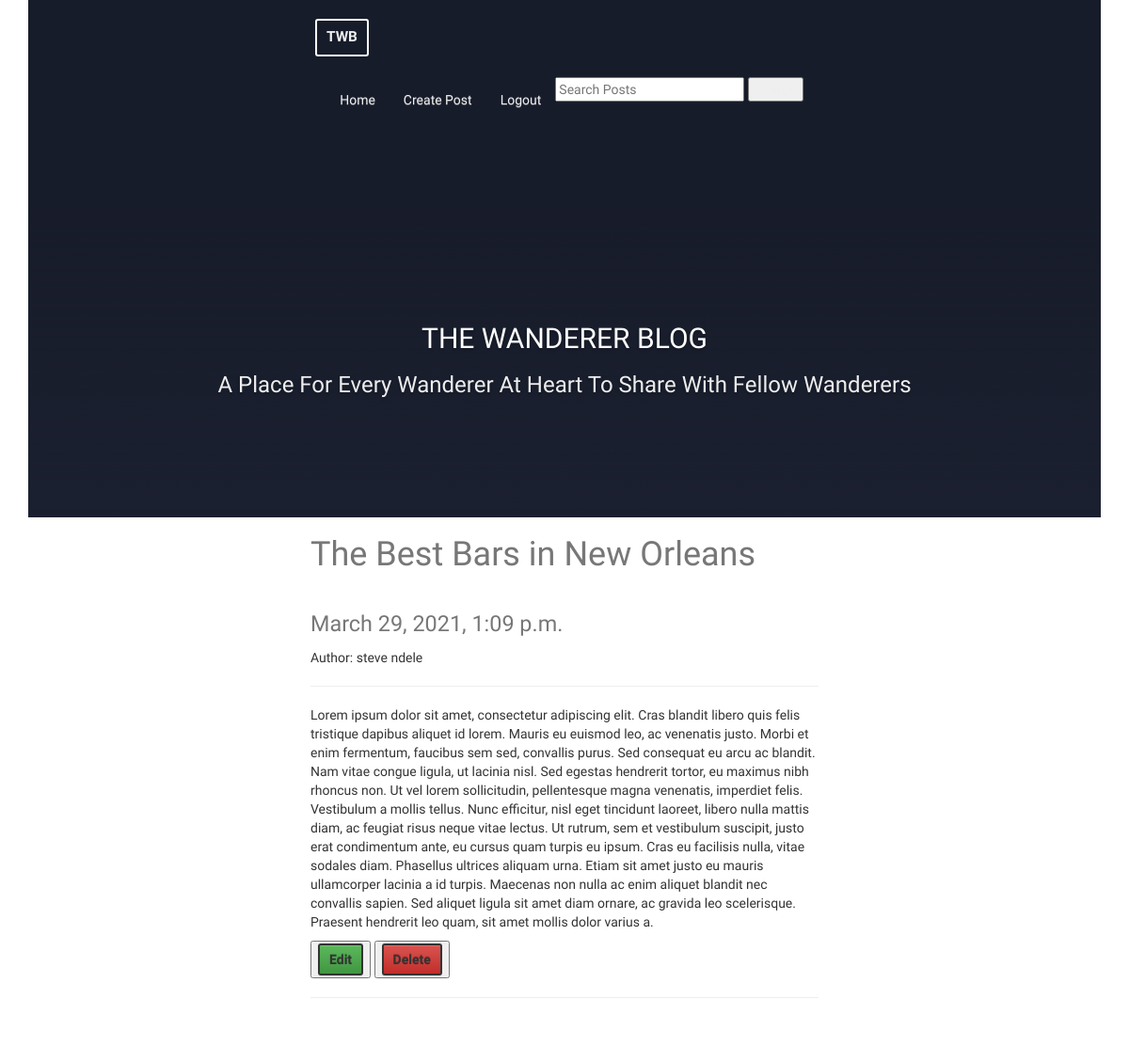
Page /quote-1-14/ (signed in) on the committed database.
### posts/models.py (models this page shows, shortened)
class Post(models.Model):
    user = models.ForeignKey(settings.AUTH_USER_MODEL, default=1, on_delete=models.CASCADE)
    title = models.CharField(max_length=150)
    slug = models.SlugField(unique=True)
    image = CloudinaryField(
            null=True,
            blank=True,
            height_field='height_field',
            width_field='width_field')
    height_field = models.IntegerField(default=0)
    width_field = models.IntegerField(default=0)
    content = models.TextField()
    draft = models.BooleanField(default=False)
    publish = models.DateTimeField(default=datetime.datetime.now())
    updated = models.DateTimeField(auto_now=True, auto_now_add=False)
    timestamp = models.DateTimeField(auto_now=False, auto_now_add=True)
    objects = PostManager()
    class Meta:
        ordering = ["-timestamp", "-updated"]

### posts/views.py (the view)
# urls.py: url(r'^(?P<slug>[\w-]+)/$', post_detail, name='detail'),
@login_required(login_url='posts:signin')
def post_detail(request,slug=None):
    instance = get_object_or_404(Post, slug=slug)
    share_string = quote_plus(instance.content)
    context = {
            "title":instance.title,
            "instance":instance,
            "share_string":share_string
        }
    return render(request,"post_detail.html",context)

### posts/templates/post_detail.html (shortened to what this page needs)
{% extends "base.html" %}
{% load urlify %}
{% block content %}
<div class='col-sm-6 col-sm-offset-3'>
    <br\><br\><br\><br\>
    <h1>{{instance.title}}</h1>
<h1>
    <small>
        {{ instance.publish }}
    </small>
</h1>
{% if instance.user.get_full_name %}
<p>Author: {{ instance.user.get_full_name }}</p>
{% endif %}
<p><div class="fb-like" data-href="{{ request.build_absolute_uri }}" data-layout="button_count" data-action="like" data-show-faces="true" data-share="true"></div>
    <hr/>
</p>
<div class='row'>
    <div class='col-sm-12'>
    {{ instance.content | linebreaks }}
    <button type="button"> <a href='{% url "posts:update" instance.slug %}' class ="btn btn-success">Edit</a></button>
    <button type="button"> <a href='{% url "posts:delete" instance.slug %}' class ="btn btn-danger" onclick="return confirm('Are you sure you want to delete this post?')">Delete</a></button>
    <hr/>
    <br/>
    </div>
</div>
</div>
{% endblock %}

### static/css/base.css (style rules this page uses)
h1 { color: #777777; }
body { font-family: 'New Tegomin', serif; }
html,body { margin:0; height:120%; font-family: 'Josefin Sans', sans-serif; }
a { text-decoration:none }
.btn { color:#333; border:2px solid; border-radius:3px; text-decoration:none; display:inline-block; padding:5px 10px; font-weight:600 }

### rows in the picture
Post: title "The Best Bars in New Orleans", publish "March 29, 2021, 1:09 p.m.", user.get_full_name "steve ndele", content "Lorem ipsum dolor sit amet, consectetur adipiscing elit. Cras blandit libero quis felis tristique dapibus aliquet id lorem. Mauris eu euismod leo, ac venenatis justo. Morbi et enim fermentum, faucibus sem sed, convallis purus. Sed consequat eu arcu ac blandit. Nam vitae congue ligula, ut lacinia nisl. Sed egestas hendrerit tortor, eu maximus nibh rhoncus non. Ut vel lorem sollicitudin, pellentesque magna venenatis, imperdiet felis. Vestibulum a mollis tellus. Nunc efficitur, nisl eget tincidunt laoreet, libero nulla mattis diam, ac feugiat risus neque vitae lectus. Ut rutrum, sem et vestibulum suscipit, justo erat condimentum ante, eu cursus quam turpis eu ipsum. Cras eu facilisis nulla,…"
